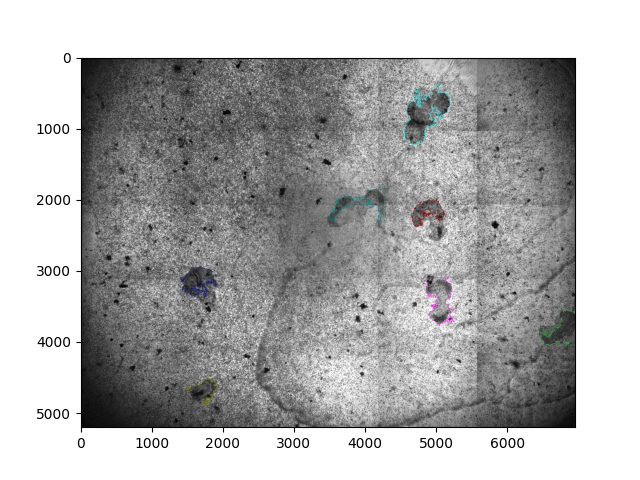
#> input picture img00.png, 640 x 480 px; its folder holds only this picture in this run
$ python -i plants.py   (imports and definitions only)
#> lines starting #> are read from the running program, lines starting #| are printed output that depends on the picture
### multiprocessing_functions.py
import numpy as np

from contours import find_contours

def retain_neighbored_process(params):
    image, threshold, first_x, first_y, last_x, last_y, thread_count, thread_number = params
    out = np.zeros(image.shape, np.uint8)
    y_count = (last_y - first_y) // thread_count
    actual_first_y = first_y + y_count * thread_number
    actual_last_y = first_y + y_count * (thread_number + 1)
    if thread_number == thread_count - 1:
        actual_last_y = last_y
    for y in range(actual_first_y, actual_last_y):
        for x in range(first_x, last_x):
            hasAllNeighbors = True
            hasAllNeighbors = hasAllNeighbors and image[y + 1, x + 1] > threshold
            hasAllNeighbors = hasAllNeighbors and image[y + 1, x - 1] > threshold
            hasAllNeighbors = hasAllNeighbors and image[y - 1, x - 1] > threshold
            hasAllNeighbors = hasAllNeighbors and image[y - 1, x + 1] > threshold
            if hasAllNeighbors:
                out[y, x] = image[y, x]
    return out

# [12 lines left out: function intersects_process, not called in this run]

### load_images.py
import cv2 as cv
from matplotlib import pyplot as plt
import numpy as np

from os import listdir

# [33 lines left out: functions get_image_names, get_images_from_names, not called in this run]

def create_white(max_x, max_y, color = 255):
    return np.zeros((max_y, max_x, 3), np.uint8) + color

# [14 lines left out: function combine_images, not called in this run]

### plants.py
from multiprocessing.pool import Pool
import multiprocessing_functions as mpf
import cv2 as cv
from matplotlib import pyplot as plt
import numpy as np
from load_images import create_white

def preprocessing(image):
    return 255 - cv.cvtColor(image,cv.COLOR_BGR2GRAY)

def morph_open(img, morph_size):
    element = cv.getStructuringElement(cv.MORPH_RECT, (2 * morph_size + 1, 2 * morph_size + 1), (morph_size, morph_size))
    return cv.morphologyEx(img, cv.MORPH_OPEN, element)

def retain_neighbored(image, threshold):
    thread_count = 14
    params = [(image, threshold, 1, 1, image.shape[1] - 1, image.shape[0] - 1, thread_count, i) for i in range(thread_count)]
    pool = Pool(thread_count)
    return sum([r for r in pool.imap_unordered(mpf.retain_neighbored_process, params)])

def cut(image, x, y, w, h):
    white = create_white(image.shape[1], image.shape[0], 0)
    cv.rectangle(white, (x, y), (x + w, y + h), (1, 1, 1), -1)
    white = cv.cvtColor(white, cv.COLOR_BGR2GRAY)
    return white * image

def delete_background(cut_image, neighbors_coefficient, open_coefficient):
    deleted = retain_neighbored(cut_image, neighbors_coefficient)
    return morph_open(deleted, open_coefficient)

def get_plants(image):
    preprocessed = preprocessing(image)
    trichoplaxes = []
    trichoplaxes.append(0.4 * delete_background(cut(preprocessed, 1400, 2900, 500, 700), 100, 5))
    trichoplaxes.append(0.4 * delete_background(cut(preprocessed, 4520, 380, 680, 880), 40, 3))
    trichoplaxes.append(0.5 * delete_background(cut(preprocessed, 3500, 1850, 780, 450), 70, 4))
    trichoplaxes.append(0.4 * delete_background(cut(preprocessed, 1500, 4500, 450, 400), 100, 3))
    trichoplaxes.append(0.4 * delete_background(cut(preprocessed, 4650, 2000, 500, 600), 20, 3))
    trichoplaxes.append(0.7 * delete_background(cut(preprocessed, 4850, 3100, 400, 700), 1, 1))
    trichoplaxes.append(0.2 * delete_background(cut(preprocessed, 6400, 3550, 600, 500), 135, 5))
    return preprocessed - sum(trichoplaxes)

>>> import cv2
>>> picture = cv2.imread('img00.png')
#> picture is the input picture: shape (480, 640, 3); mean B, G, R 176.8, 176.7, 176.6
>>> result = get_plants(picture)
#> in preprocessing, `return 255 - cv.cvtColor(image,cv.COLOR_BGR2GRAY)`:
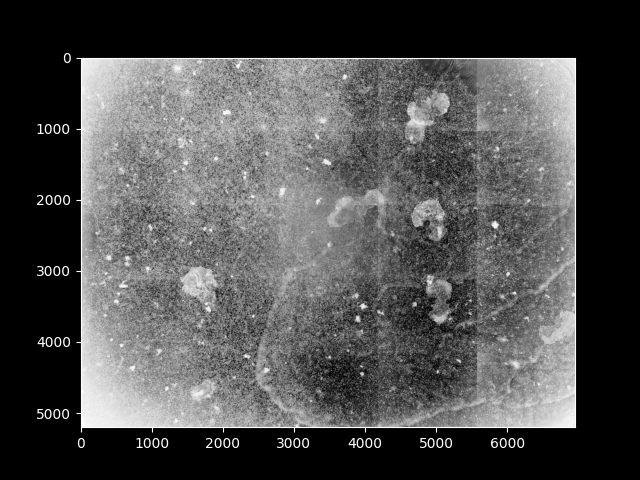
#> returned value: shape (480, 640); min 0, max 255, mean 78.3
#> in cut, `cv.rectangle(white, (x, y), (x + w, y + h), (1, 1, 1), -1)`: white: shape (480, 640, 3); every value is 0
#> in cut, `return white * image`: returned value: shape (480, 640); every value is 0
#> in retain_neighbored, `thread_count = 14`: thread_count = 14
#> in retain_neighbored, `params = [(image, threshold, 1, 1, image.shape[1] - 1, image.shape[0] ..`: params = 14 items
